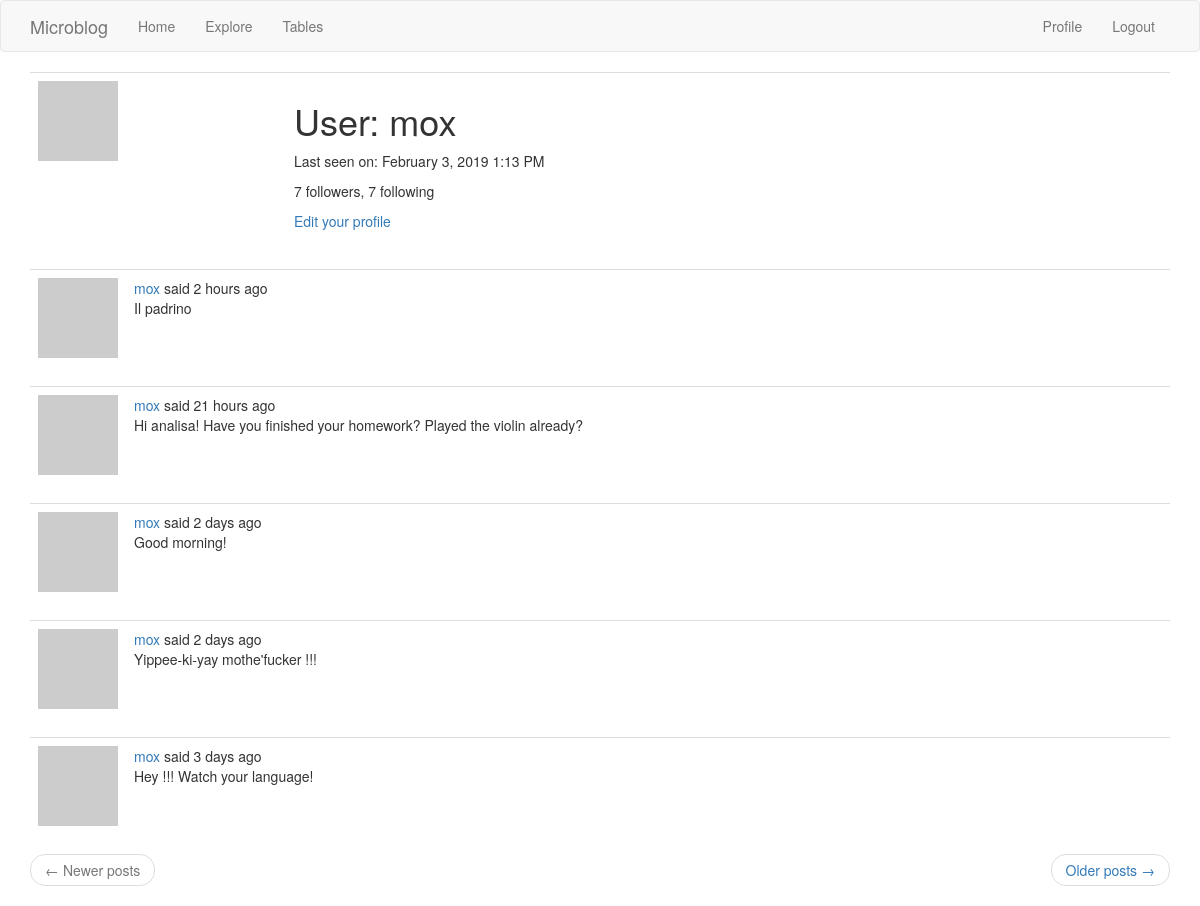
/user/mox (signed in), run on an earlier commit of the app's database.
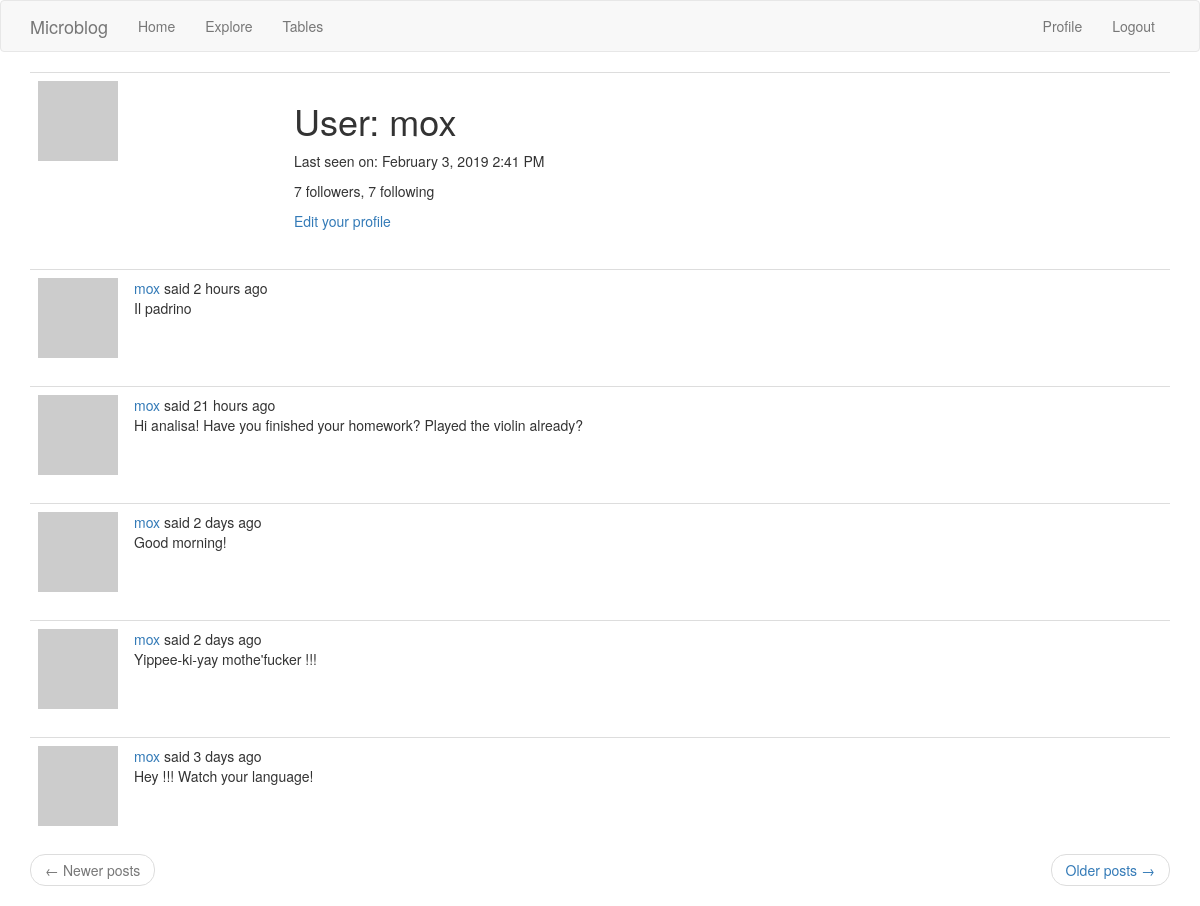
And on a later commit of the database.
### app/models.py (models this page shows, shortened)
class User(UserMixin, db.Model):
    id = db.Column(db.Integer, primary_key=True)
    username = db.Column(db.String(60), index=True, unique=True)
    email = db.Column(db.String(120), index=True, unique=True)
    password_hash = db.Column(db.String(128))
    about_me = db.Column(db.String(140))
    last_seen = db.Column(db.DateTime, default=datetime.utcnow)
    posts = db.relationship('Post', backref='author', lazy='dynamic')
    followed = db.relationship('User', secondary=followers,
                               primaryjoin=(followers.c.follower_id == id),
                               secondaryjoin=(followers.c.followed_id == id),
                               backref=db.backref('followers', lazy='dynamic'),
                               lazy='dynamic')
    def avatar(self, size):
        digest = md5(self.email.lower().encode('utf-8')).hexdigest()
        return f'https://www.gravatar.com/avatar/{digest}?d=monsterid&s={size}'

class Post(db.Model):
    id = db.Column(db.Integer, primary_key=True)
    body = db.Column(db.String(140))
    timestamp = db.Column(db.DateTime, index=True, default=datetime.utcnow)
    language = db.Column(db.String(5))                             # the source language for posts
    user_id = db.Column(db.Integer, db.ForeignKey('user.id'))

### app/routes.py (the view)
@app.route('/user/<username>')
@login_required
def user(username):
    user = User.query.filter_by(username=username).first_or_404()
    page = request.args.get('page', 1, type=int)
    posts = user.posts.order_by(Post.timestamp.desc()).paginate(
        page, app.config['POSTS_PER_PAGE'], False)
    next_url = url_for('user', username=user.username, page=posts.next_num) \
        if posts.has_next else None
    prev_url = url_for('user', username=user.username, page=posts.prev_num) \
        if posts.has_prev else None
    return render_template('user.html', user=user, posts=posts.items,
                           next_url=next_url, prev_url=prev_url)

### app/models.py (called while the page is built)
@login.user_loader
def load_user(id):
    return User.query.get(int(id))

### app/routes.py (called while the page is built)
@app.before_request
def before_request():
    if current_user.is_authenticated:
        current_user.last_seen = datetime.utcnow()
        db.session.commit()
    g.locale = str(get_locale())

### app/templates/user.html (shortened to what this page needs)
{% extends "base.html" %}
{% block app_content %}
    <table class="table table-hover">
        <tr>
            <td width="256px"><img src="{{ user.avatar(256) }}"></td>
            <td>
                <h1>{{ _('User') }}: {{ user.username }}</h1>
                {% if user.last_seen %}
                <p>{{ _('Last seen on') }}: {{ moment(user.last_seen).format('LLL') }}</p>
                {% endif %}
                <p>{{ _('%(count)d followers', count=user.followers.count()) }}, {{ _('%(count)d following', count=user.followed.count()) }}</p>
                {% if user == current_user %}
                <p><a href="{{ url_for('edit_profile') }}">{{ _('Edit your profile') }}</a></p>
                {% elif not current_user.is_following(user) %}
                <p><a href="{{ url_for('follow', username=user.username) }}">{{ _('Follow') }}</a></p>
                {% else %}
                <p><a href="{{ url_for('unfollow', username=user.username) }}">{{ _('Unfollow') }}</a></p>
                {% endif %}
            </td>
        </tr>
    </table>
    {% for post in posts %}
        {% include '_post.html' %}
    {% endfor %}
    <nav aria-label="...">
        <ul class="pager">
            <li class="previous{% if not prev_url %} disabled{% endif %}">
                <a href="{{ prev_url or '#' }}">
                    <span aria-hidden="true">&larr;</span> {{ _('Newer posts') }}
                </a>
            </li>
            <li class="next{% if not next_url %} disabled{% endif %}">
                <a href="{{ next_url or '#' }}">
                    {{ _('Older posts') }} <span aria-hidden="true">&rarr;</span>
                </a>
            </li>
        </ul>
    </nav>
{% endblock %}

### app/templates/base.html (shortened to what this page needs)
{% extends 'bootstrap/base.html' %}
{% block navbar %}
    <nav class="navbar navbar-default">
        <div class="container">
            <div class="navbar-header">
                <a class="navbar-brand" href="{{ url_for('index') }}">Microblog</a>
            </div>
            <div class="collapse navbar-collapse" id="bs-example-navbar-collapse-1">
                <ul class="nav navbar-nav">
                    <li><a href="{{ url_for('index') }}">Home</a></li>
                    <li><a href="{{ url_for('explore') }}">Explore</a></li>
                    <li><a href="{{ url_for('tables') }}">Tables</a></li>
                </ul>
                <ul class="nav navbar-nav navbar-right">
                    {% if current_user.is_anonymous %}
                    <li><a href="{{ url_for('login') }}">Login</a></li>
                    {% else %}
                    <li><a href="{{ url_for('user', username=current_user.username) }}">Profile</a></li>
                    <li><a href="{{ url_for('logout') }}">Logout</a></li>
                    {% endif %}
                </ul>
            </div>
        </div>
    </nav>
{% endblock %}
{% block content %}
    <div class="container">
        {% block app_content %}{% endblock %}
    </div>
{% endblock %}

### app/templates/_post.html (shortened to what this page needs)
<table class="table table-hover">
        <tr>
            <td width="70px">
                <a href="{{ url_for('user', username=post.author.username) }}">
                    <img src="{{ post.author.avatar(70) }}" />
                </a>
            </td>
            <td>
                {{ _('%(username)s said %(when)s',
                    username=user_link, when=moment(post.timestamp).fromNow()) }}
                <br>
                <span id="post{{ post.id }}">{{ post.body }}</span>
                <br>
            </td>
        </tr>
</table>

What changed in the data, as far as the page shows it:
changed User "mox": last_seen "February 3, 2019 1:13 PM" → "February 3, 2019 2:41 PM"
